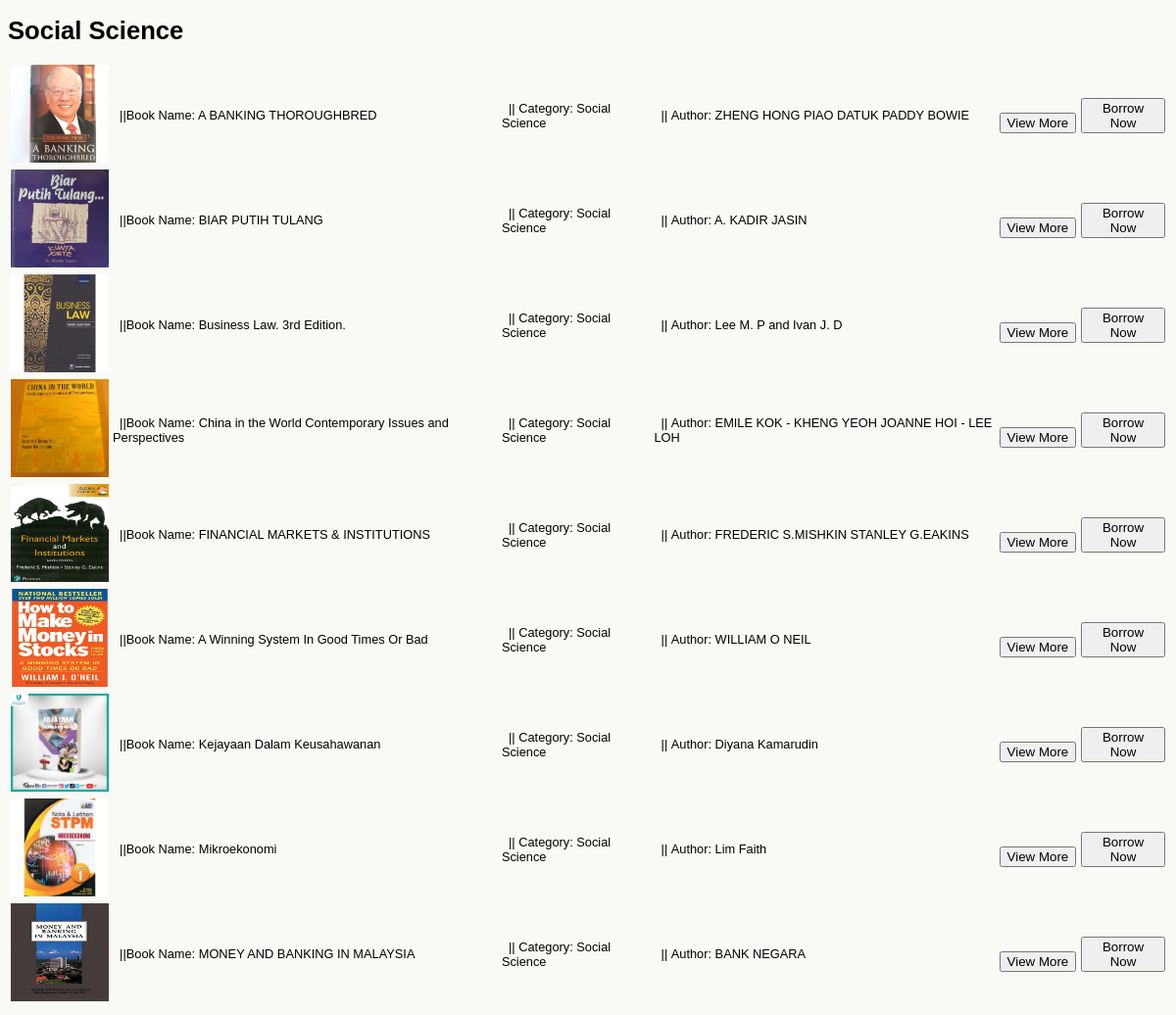
Screenshot of /sites/socialscience.php with the database file from the repository.
### tables this page shows
CREATE TABLE `book` (
  `ID` int(11) NOT NULL,
  `Name` varchar(100) NOT NULL,
  `Category` varchar(100) NOT NULL,
  `PublishDate` date NOT NULL,
  `Author` varchar(100) NOT NULL,
  `Description` varchar(1000) NOT NULL,
  `ISBNNumber` varchar(100) NOT NULL,
  `Image` text NOT NULL,
  `PublishPlace` varchar(100) NOT NULL,
  `Price` decimal(10,0) NOT NULL
);

### sites/socialscience.php (the view, shortened to what this page needs)
<!DOCTYPE html>
<html>
<head>
    <link rel="stylesheet" type="text/css" href="css/mystyle.css">
</head>
<body class="fontp">
<?php
include 'repositories/conn.php';
echo "<p><h1>Social Science</h1></p>";
echo "<table>";
$result = mysqli_query($conn, "SELECT * FROM `book` WHERE `Category` = 'Social Science';");
while($row = mysqli_fetch_row($result)){
    echo '<tr><td><img style="height: 100px; width: 100px;" src="images/uploads/'.$row[7].'"></td>';
    echo "<td>&nbsp ||Book Name: $row[1]</td>";
    echo "<td>&nbsp ||&nbspCategory: $row[2]</td>";
    echo "<td>&nbsp ||&nbspAuthor: $row[4]</td>";
    echo "<td>&nbsp<a href=viewdetailbook.php?ID=$row[0]><button type='button'>View More</button><a></td>";
    echo "<td style='color:red'><a href=borrow.php?ID=$row[0]><button type='button'>Borrow Now</button></td>";
    echo "</tr>";
    }
echo "</table>";
?>
</body>
</html>

### sites/css/mystyle.css (style rules this page uses)
body { background-color: #F9FAF5; font-family: arial, sans-serif; }
.fontp { font-size: 0.8em; }
a { color: black; text-decoration: none; }

### rows the page displays
book: Image (picture), Name "A BANKING THOROUGHBRED", Category "Social Science", Author "ZHENG HONG PIAO DATUK PADDY BOWIE"
book: Image (picture), Name "BIAR PUTIH TULANG", Category "Social Science", Author "A. KADIR JASIN"
book: Image (picture), Name "Business Law. 3rd Edition.", Category "Social Science", Author "Lee M. P and Ivan J. D"
book: Image (picture), Name "China in the World Contemporary Issues and Perspectives", Category "Social Science", Author "EMILE KOK - KHENG YEOH JOANNE HOI - LEE LOH"
book: Image (picture), Name "FINANCIAL MARKETS & INSTITUTIONS", Category "Social Science", Author "FREDERIC S.MISHKIN STANLEY G.EAKINS"
book: Image (picture), Name "A Winning System In Good Times Or Bad", Category "Social Science", Author "WILLIAM O NEIL"
book: Image (picture), Name "Kejayaan Dalam Keusahawanan", Category "Social Science", Author "Diyana Kamarudin"
book: Image (picture), Name "Mikroekonomi", Category "Social Science", Author "Lim Faith"
book: Image (picture), Name "MONEY AND BANKING IN MALAYSIA", Category "Social Science", Author "BANK NEGARA"
